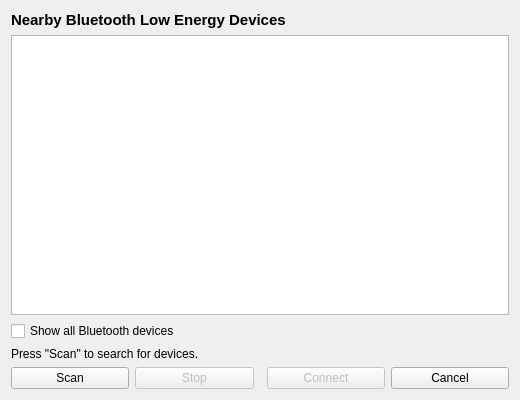
<?xml version="1.0" encoding="UTF-8"?>
<ui version="4.0">
 <class>BtleScannerDialog</class>
 <widget class="QDialog" name="BtleScannerDialog">
  <property name="geometry">
   <rect>
    <x>0</x>
    <y>0</y>
    <width>520</width>
    <height>400</height>
   </rect>
  </property>
  <property name="windowTitle">
   <string>Select Bluetooth Device</string>
  </property>
  <layout class="QVBoxLayout" name="verticalLayout">
   <item>
    <widget class="QLabel" name="label_title">
     <property name="text">
      <string>Nearby Bluetooth Low Energy Devices</string>
     </property>
     <property name="font">
      <font>
       <bold>true</bold>
       <pointsize>11</pointsize>
      </font>
     </property>
    </widget>
   </item>
   <item>
    <widget class="QTableView" name="tableView_devices">
     <property name="alternatingRowColors">
      <bool>true</bool>
     </property>
    </widget>
   </item>
   <item>
    <widget class="QCheckBox" name="checkBox_showAll">
     <property name="text">
      <string>Show all Bluetooth devices</string>
     </property>
     <property name="toolTip">
      <string>By default only devices matching this sensor type are listed. Enable this if your sensor doesn't appear.</string>
     </property>
    </widget>
   </item>
   <item>
    <widget class="QLabel" name="label_status">
     <property name="text">
      <string>Press "Scan" to search for devices.</string>
     </property>
    </widget>
   </item>
   <item>
    <layout class="QHBoxLayout" name="horizontalLayout">
     <item>
      <widget class="QPushButton" name="pushButton_scan">
       <property name="text">
        <string>Scan</string>
       </property>
      </widget>
     </item>
     <item>
      <widget class="QPushButton" name="pushButton_stop">
       <property name="text">
        <string>Stop</string>
       </property>
       <property name="enabled">
        <bool>false</bool>
       </property>
      </widget>
     </item>
     <item>
      <spacer name="horizontalSpacer">
       <property name="orientation">
        <enum>Qt::Horizontal</enum>
       </property>
      </spacer>
     </item>
     <item>
      <widget class="QPushButton" name="pushButton_connect">
       <property name="text">
        <string>Connect</string>
       </property>
       <property name="enabled">
        <bool>false</bool>
       </property>
       <property name="default">
        <bool>true</bool>
       </property>
      </widget>
     </item>
     <item>
      <widget class="QPushButton" name="pushButton_cancel">
       <property name="text">
        <string>Cancel</string>
       </property>
      </widget>
     </item>
    </layout>
   </item>
  </layout>
 </widget>
 <resources/>
 <connections>
  <connection>
   <sender>pushButton_cancel</sender>
   <signal>clicked()</signal>
   <receiver>BtleScannerDialog</receiver>
   <slot>reject()</slot>
   <hints>
    <hint type="sourcelabel">
     <x>400</x>
     <y>370</y>
    </hint>
    <hint type="destinationlabel">
     <x>260</x>
     <y>200</y>
    </hint>
   </hints>
  </connection>
 </connections>
</ui>
